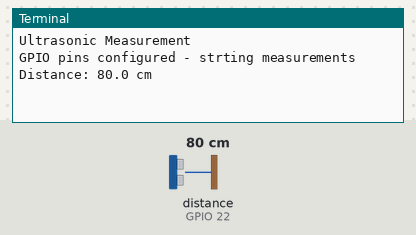
Bench run of a program on a simulated Raspberry Pi (BCM pin numbers). Parts: the last lines printed to the terminal. The inputs (shaded band) are chosen by the test bench; at power-on: distance to the obstacle (sensor on GPIO 22) 80 cm. The echo pulse lasts 58.3 µs per cm; the clock reads 2024-03-15 10:24:30 at power-on unless the program sets it.

Above: at 1.2 s.
1.3 s: distance to the obstacle (sensor on GPIO 22) set to 2 cm
At 2.3 s:
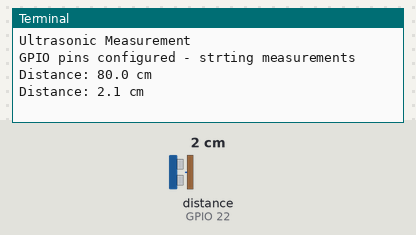
2.8 s: distance to the obstacle (sensor on GPIO 22) set to 4 cm
At 4.1 s:
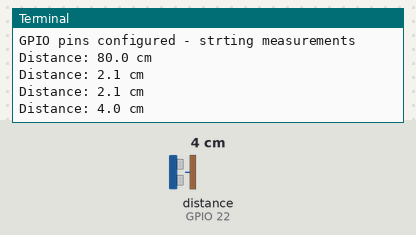
Timing chart, 0 to 5.8 s (numbered marks = the images above; inputs shaded):
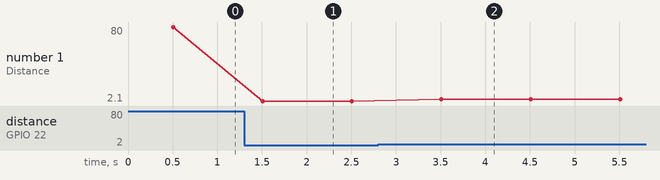

The program:

sensor-distance.py
```python
#!/usr/bin/python
#
# version for RPi-flex_PCB 3WD robot
# command to run:  python3 /home/pi3wdrobot/ultrasonic_sensor/sensor-distance.py

import RPi.GPIO as GPIO # Import the GPIO Library
import time # Import the Time library

# Set the GPIO modes
GPIO.setmode(GPIO.BCM)
GPIO.setwarnings(False)

# Define GPIO pins to use on the Pi
# as per the RPi Maker Kit
pinTrigger = 27
pinEcho = 22

print("Ultrasonic Measurement")

# Set pins as output and input
GPIO.setup(pinTrigger, GPIO.OUT)  # Trigger
GPIO.setup(pinEcho, GPIO.IN)      # Echo

print ("GPIO pins configured - strting measurements")

try:
    # Repeat the next indented block forever
    while True:
        # Set trigger to False (Low)
        GPIO.output(pinTrigger, False)

        # Allow module to settle
        time.sleep(0.5)

        # Send 10us pulse to trigger
        GPIO.output(pinTrigger, True)
        time.sleep(0.00001)
        GPIO.output(pinTrigger, False)

        # Start the timer
        StartTime = time.time()

        # The start time is reset until the Echo pin is taken high (==1)
        while GPIO.input(pinEcho)==0:
            StartTime = time.time()

        # Stop when the Echo pin is no longer high - the end time
        while GPIO.input(pinEcho)==1:
            StopTime = time.time()
            # If the sensor is too close to an object, the Pi cannot
            # see the echo quickly enough, so we have to detect that
            # problem and say what has happened.
            if StopTime-StartTime >= 0.04:
                print("Hold on there!  You're too close for me to see.")
                StopTime = StartTime
                break

        # Calculate pulse length
        ElapsedTime = StopTime - StartTime

        # Distance pulse travelled in that time is
        # time multiplied by the speed of sound (cm/s)
        Distance = ElapsedTime * 34326

        # That was the distance there and back so halve the value
        Distance = Distance / 2

        print("Distance: %.1f cm" % Distance)

        time.sleep(0.5)

# If you press CTRL+C, cleanup and stop
except KeyboardInterrupt:
    # Reset GPIO settings
    GPIO.cleanup()
```

Measured:
- after the input at 1.3 s, the terminal: prints a new line after 0.21 s (image 1)
- after the input at 2.8 s, the terminal: prints a new line after 0.71 s (image 2)
- plotted number 1: 80 → 2.1 after the input at 1.3 s, 2.1 → 4 after the input at 2.8 s
